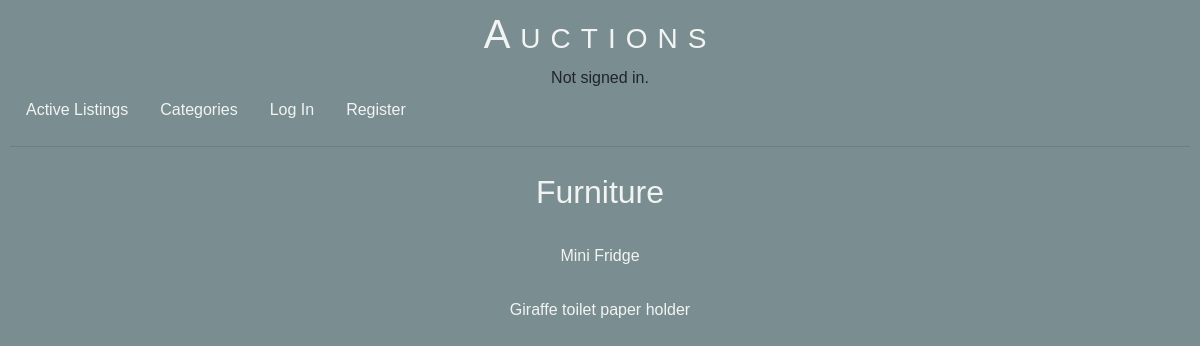
The app's page /categories/2 with its own data.
### auctions/models.py (models this page shows, shortened)
class Category(models.Model):
    name = models.CharField(max_length=20, default="")
    class Meta:
        verbose_name_plural = "Categories"

class Listing(models.Model):
    title = models.CharField(max_length=35, default="")
    description = models.CharField(max_length=100, default="")
    starting_Bid = models.DecimalField(max_digits=11, decimal_places=2, default=1.00)
    image_Url = models.URLField(default="", blank=True)
    category = models.ForeignKey(Category, on_delete=models.PROTECT, related_name="catlistings",default="Miscellaneous")
    user = models.ForeignKey(User, on_delete=models.CASCADE, related_name="userlistings")
    active = models.BooleanField(default=True)

### auctions/views.py (the view)
# urls.py: path("categories/<int:id>", views.category, name="category"),
def category(request, id):
    cat = Category.objects.get(pk=id)
    return render(request, "auctions/category.html", {
        "category": cat,
    })

### auctions/templates/auctions/category.html
{% extends "auctions/layout.html" %}
{% block body %}
<h2>{{ category.name }}</h2>
    <ul>
        {% for catlisting in category.catlistings.all %}
        <li class="indexitem">
            {% if catlisting.active == True %}
            <a href="{% url 'listings' catlisting.id %}">{{ catlisting.title }}</a>
            {% endif %}
        </li>
        {% endfor %}
    </ul>
{% endblock %}

### auctions/static/auctions/styles.css (style rules this page uses)
html { height: 100%; }
body { padding: 10px; box-sizing: border-box; height: 100%; background-color: #7A8D90; font-family: Avenir, Arial, sans-serif; text-align: center; }
h2 { color: #F2F4F3; font-family: Avenir, Arial, sans-serif; text-align: center; padding: 10px; }
.indexitem { margin: auto; padding: 15px 5px; text-align: center; }
.indexitem a { height: 100%; width: 100%; padding: 15px 100px; }
a { color: #F2F4F3; text-decoration: none; height: 100%; width: 100%; }
ul { list-style: none; padding: 0px; }
li { list-style: none; }

### records on screen
Category: name "Furniture"
Listing: title "Mini Fridge"
Listing: title "Giraffe toilet paper holder"
